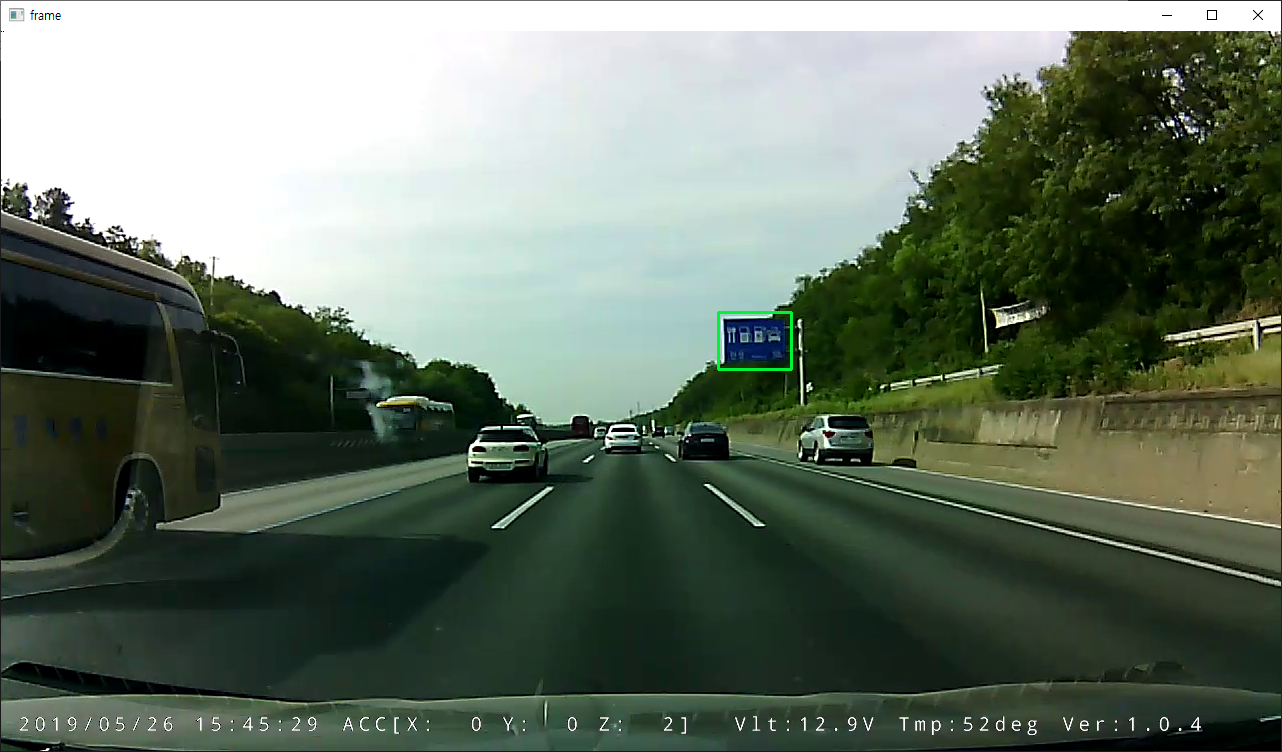
#> input picture sc.png, 1282 x 752 px, given in place of put your video path, which was not available
$ python code.py
#> lines starting #> are read from the running program, lines starting #| are printed output that depends on the picture; after the words box and inside, x2 and y2 are one past the last pixel; in counts of white or black regions, pixels touching at a corner belong together; pictures that were not available may be replaced by others from this repository, and a replacement may not be noted

import cv2
import numpy as np


def FindGreenWaySign(src):
    hsv = cv2.cvtColor(src, cv2.COLOR_BGR2HSV)
    lowerb1 = (70, 120, 30)
    upperb1 = (95, 255, 255)

    dst1 = cv2.inRange(hsv, lowerb1, upperb1)

    return dst1

def FindBlueWaySign(src):
    hsv = cv2.cvtColor(src, cv2.COLOR_BGR2HSV)
    lowerb1 = (100, 120, 30)
    upperb1 = (130, 255, 255)
    dst1 = cv2.inRange(hsv, lowerb1, upperb1)

    return dst1


clr=[]

for i in range(300):
    clr.append([np.random.randint(256),np.random.randint(256),0])
cap=cv2.VideoCapture("put your video path")

time=20
#cap=cv2.VideoCapture(0)
count=0
#cap=cv2.VideoCapture(0)
while(True):
        retval, frame = cap.read()
#> frame is the input picture: shape (752, 1282, 3); mean B, G, R 101.7, 115.8, 103.2
        if not retval:
                break
        hsv = cv2.cvtColor(frame, cv2.COLOR_BGR2HSV)
#> hsv: shape (752, 1282, 3); mean H, S, V 56.1, 85.7, 116.6
        GreenWaySign = FindGreenWaySign(frame)
#> in FindGreenWaySign, `dst1 = cv2.inRange(hsv, lowerb1, upperb1)`:
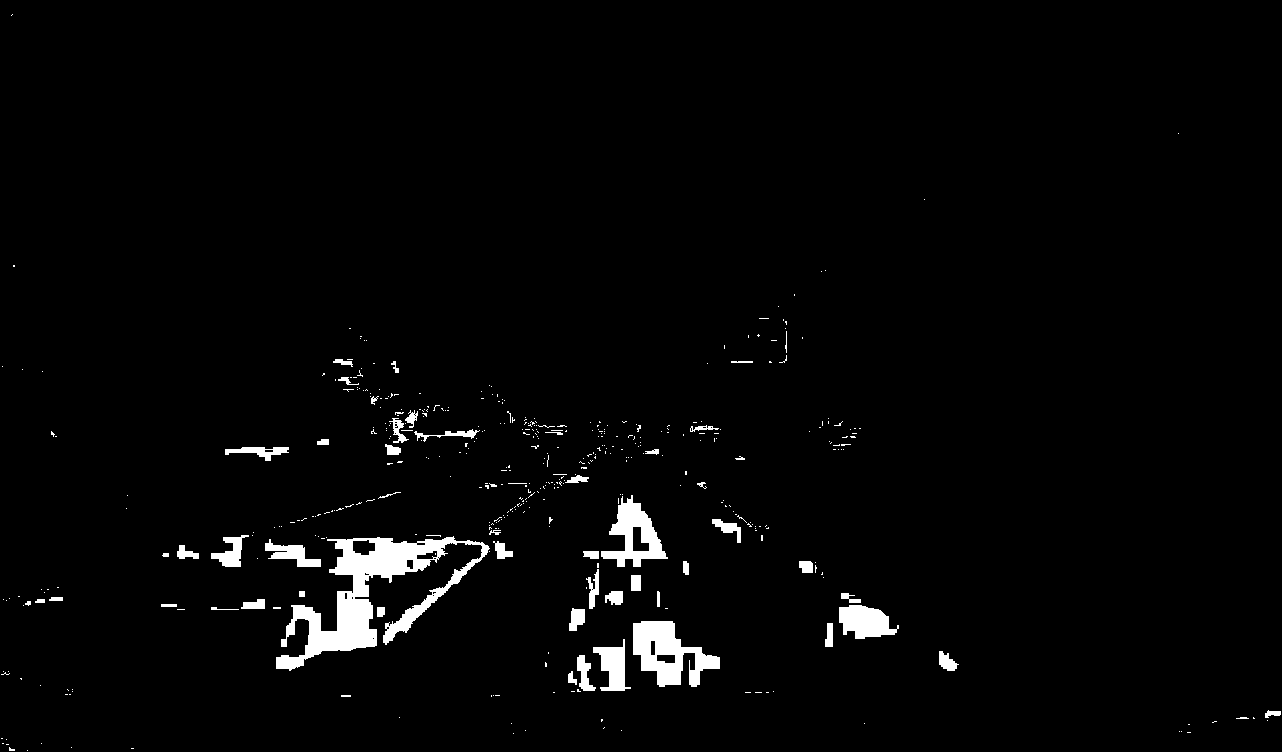
#> dst1: shape (752, 1282); 2.5% white; 452 white regions (397 under 20 px), largest, box (x1, y1, x2, y2) and area: (276, 536, 490, 671) 8433, (633, 621, 720, 687) 3027, (601, 495, 668, 567) 2072
        BlueWaySign=FindBlueWaySign(frame)
#> in FindBlueWaySign, `dst1 = cv2.inRange(hsv, lowerb1, upperb1)`: dst1: shape (752, 1282); 0.28% white; 84 white regions (79 under 20 px), largest, box (x1, y1, x2, y2) and area: (724, 319, 785, 361) 2157, (113, 307, 133, 317) 120, (13, 277, 20, 289) 62, (15, 267, 25, 273) 48, (725, 319, 745, 320) 20
        edges=GreenWaySign+BlueWaySign
#> edges: shape (752, 1282); 2.7% white; 522 white regions (464 under 20 px), largest, box (x1, y1, x2, y2) and area: (276, 536, 490, 671) 8433, (633, 621, 720, 687) 3027, (724, 318, 787, 363) 2278
        ##############
        kernel = cv2.getStructuringElement(shape=cv2.MORPH_RECT, ksize=(3, 3))
        edges = cv2.erode(edges, kernel, iterations=2)
#> edges: shape (752, 1282); 1.4% white; 57 white regions (25 under 20 px), largest, box (x1, y1, x2, y2) and area: (295, 593, 375, 656) 2286, (337, 539, 452, 595) 2174, (635, 623, 718, 685) 2057
        edges = cv2.dilate(edges, kernel, iterations=8)
#> edges: shape (752, 1282); 5.5% white; 21 white regions, largest, box (x1, y1, x2, y2) and area: (270, 531, 473, 675) 15942, (562, 615, 726, 697) 8739, (563, 493, 672, 637) 7098

        ##############

        ret,label,stats,centroids=cv2.connectedComponentsWithStats(edges)
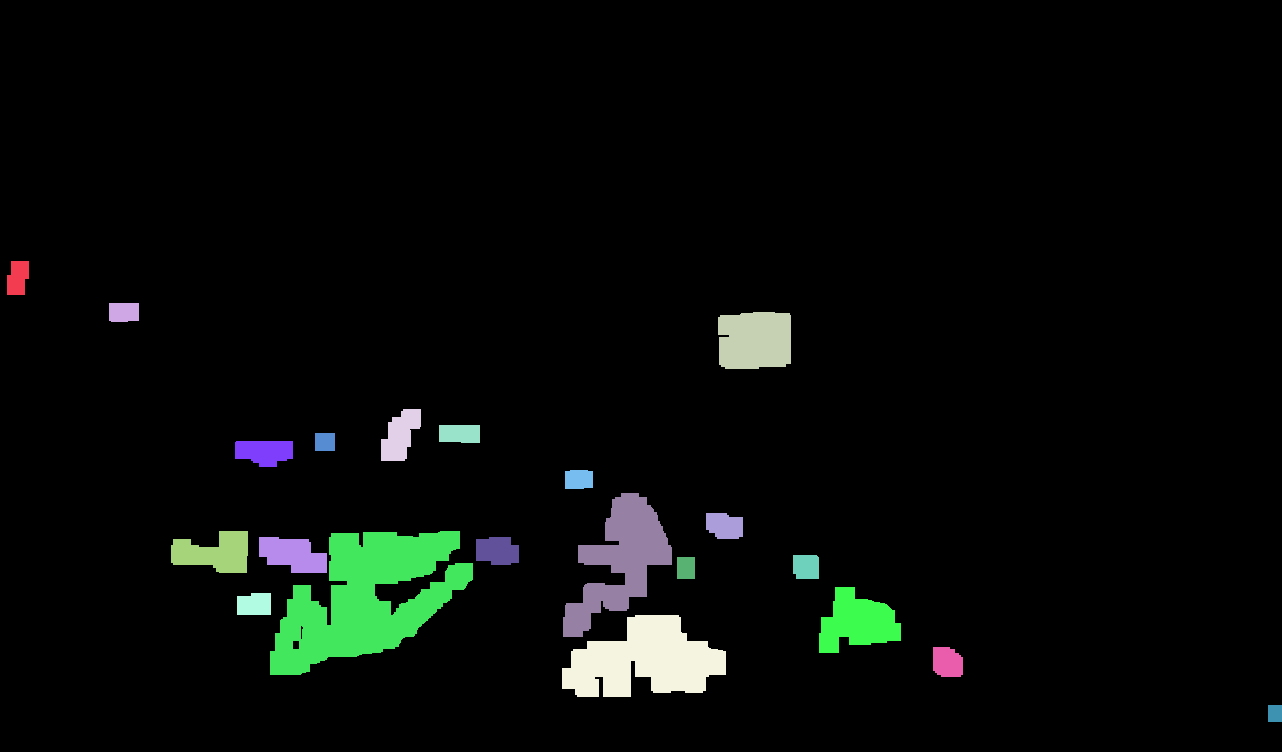
#> label: shape (752, 1282) int32; 22 distinct labels, from 0 to 21; one colour per label, 0 black
#> ret = 22; stats = 22 rows, first 6: [0, 0, 1282, 752, 910898], [7, 261, 22, 34, 628], [109, 303, 30, 19, 557], [718, 312, 73, 57, 3910], [381, 409, 40, 52, 1359], [439, 425, 41, 18, 716]; centroids = 22 rows, first 8: [647.6, 364.6], [17.39, 277.5], [123.4, 311.8], [754.5, 340], [399.8, 435], [459.3, 433.2], [324.5, 441.5], [264.1, 451.4]
        print('ret=',ret-1)
#| ret= 21
        dst=np.zeros(frame.shape,dtype=frame.dtype)
        dst2=np.zeros(frame.shape,dtype=frame.dtype)
        for i in range(1,int(ret)):
            x,y,w,h,a=stats[i]


            if a>3200 and (w*h*0.6)<=a:

                count=count+1
                roi=frame[y:y + h, x:x + w]
                roidhsv=hsv[y:y + h, x:x + w]
                H,S,V=cv2.split(roidhsv)
                H=np.reshape(H,-1)
                S=np.reshape(S,-1)
                V=np.reshape(V,-1)
                #if np.var(V)<1000 or np.var(H)<100 or np.var(S)<2000:
                if np.var(V) < 1000  or np.var(H)>1000:
                    dst[label == i] = [0, 0, 255]
                    continue
                dst2[y:y + h, x:x + w] = frame[y:y + h, x:x + w]
                ####
                imname='./data2/rk'+str(count)+'.png'
                print(imname)
                cv2.imshow('roi',roi);
                #cv2.imwrite(imname,roi)
                ####
                cv2.rectangle(frame,(x,y),(x+w,y+h),color=clr[i],thickness=2)

                c=sum(hsv[y:y + h, x:x + w,0])
                c=sum(c)/len(c)
                c=[c,255,255]
                pixel=np.array([[c]],dtype=np.uint8)
                pixel=cv2.cvtColor(pixel,cv2.COLOR_HSV2BGR)
                dst[label==i]=pixel
                cv2.rectangle(dst, (x, y), (x + w, y + h), color=(0,0,255), thickness=2)
            else:
                dst[label==i]=[0,0,255]
#> this loop made 21 passes
#> (x, y, w, h, a, c, pixel) on pass 3: (718, 312, 73, 57, 3910, [140.5, 255, 255], [[255, 0, 170]])
#> (x, y, w, h, a) on passes 1, 2, 4, 5, 6, 7: (7, 261, 22, 34, 628), (109, 303, 30, 19, 557), (381, 409, 40, 52, 1359), (439, 425, 41, 18, 716), (315, 433, 20, 18, 360), (235, 441, 58, 26, 1235)
#> pass 3, `H,S,V=cv2.split(roidhsv)`:
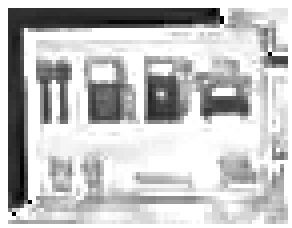
#> S: shape (57, 73) (shown 4 times larger); min 0, max 255, mean 195.1
#> after the loop:
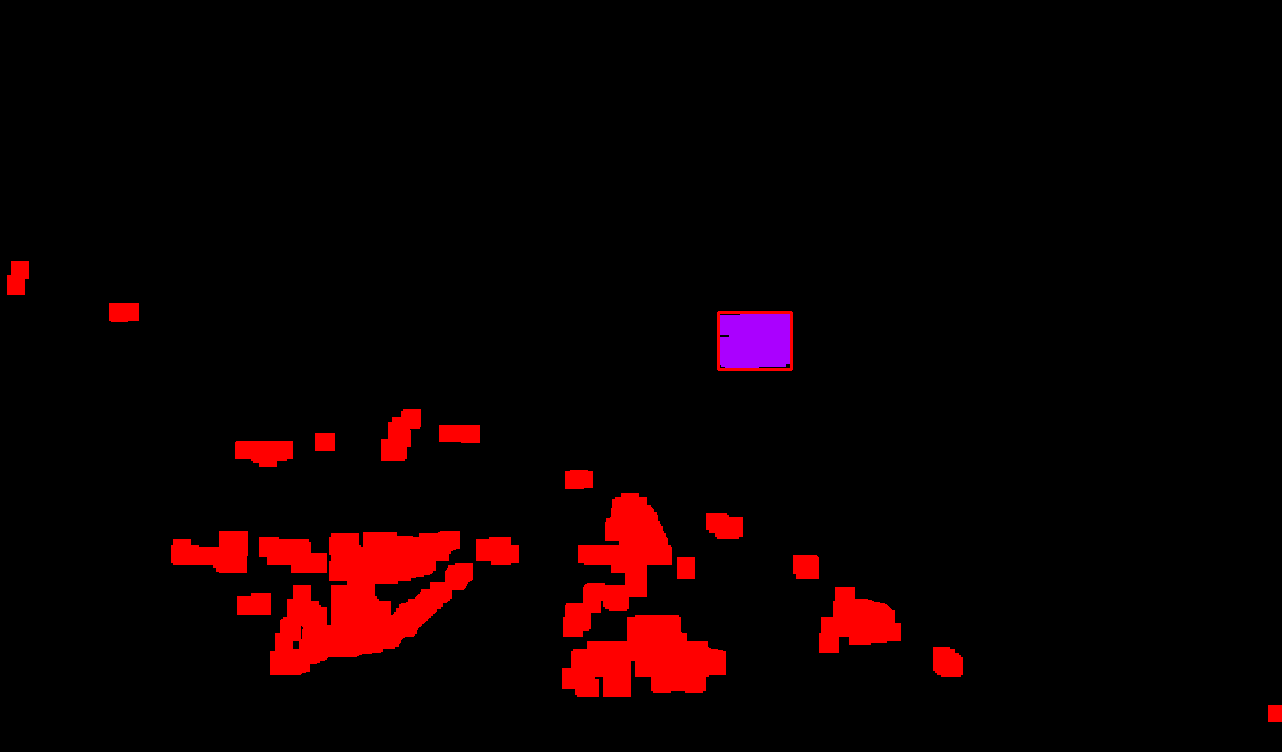
#> dst: shape (752, 1282, 3); mean B, G, R 1, 0, 13.9
#> after the loop:
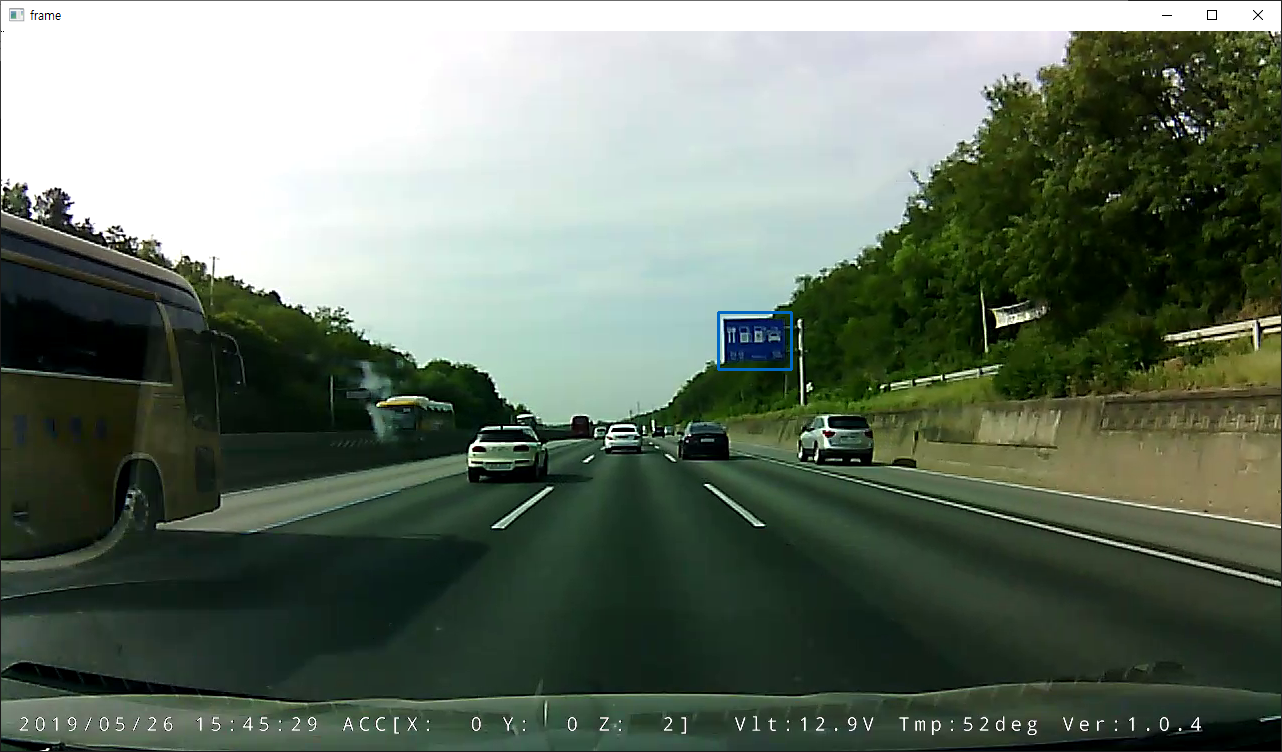
#> frame: shape (752, 1282, 3); 0.08% of pixels changed, all inside (x1, y1, x2, y2) = (717, 311, 793, 371)
#> after the loop:
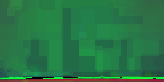
#> roidhsv: shape (82, 164, 3); mean B, G, R 70.2, 118.5, 40.7
#> after the loop, count = 3
        #############


        cv2.imshow('frame',frame)
        cv2.imshow('sign',dst)
        cv2.imshow('sign_img',dst2)
        key = cv2.waitKey(time)
#> (key Esc is pressed here)
        print(key)
#| 27
        if key == 27: # Esc
                break
        elif key == 32:
            if time==20:
                time=400
            elif time==400:
                time=1
            else :
                time=20
cv2.destroyAllWindows()
